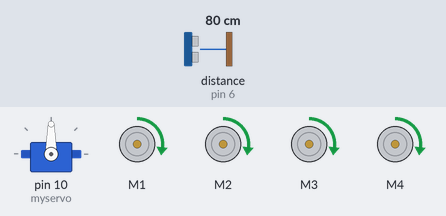
The sketch below on a simulated Arduino Uno, built with avr-gcc and run on an emulated ATmega328P. Parts: servo, 4 × DC motor (green arrow = forward, orange = backward, longer = faster). The inputs (shaded band) are chosen by the test bench; at power-on: distance to the obstacle (sensor on pin 6) 80 cm. The echo pulse lasts 58.3 µs per cm. At 5.9 s the program stops and its outputs stay as they are.

Above: at 1.32 s.
2.3 s: distance to the obstacle (sensor on pin 6) set to 2 cm
At 5.4 s:
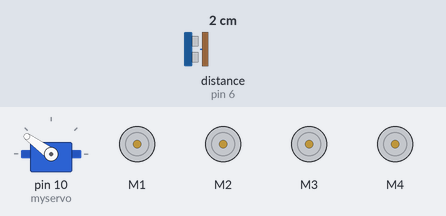
At 6.6 s:
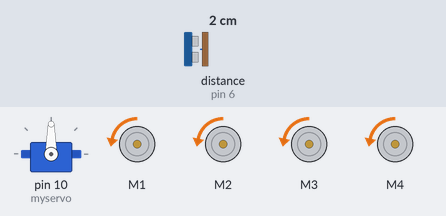
Timing chart, 0 to 7.4 s (numbered marks = the images above; inputs shaded):
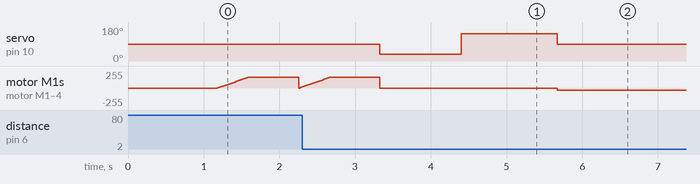

The sketch:

obstacle_avoiding_robot.ino
```cpp
#include <Servo.h>
#include <AFMotor.h>
#include <NewPing.h>

#define trig 7
#define echo 6
#define max_dist 300
#define coll_dist 30
#define max_speed 160
#define max_speed_offset 40
#define turn_dist coll_dist+20

AF_DCMotor leftMotor1(1, MOTOR12_1KHZ);
AF_DCMotor leftMotor2(2, MOTOR12_1KHZ);
AF_DCMotor rightMotor1(3, MOTOR34_1KHZ);
AF_DCMotor rightMotor2(4, MOTOR34_1KHZ);

Servo myservo;
NewPing sonar(trig,echo,max_dist);

int left_dist, right_dist;
int curDist=0;
String motorSet="";
int speedSet=0;


void setup() {
  myservo.attach(10);
  myservo.write(90);
  delay(1000);

}

void loop() {
  myservo.write(90);
  delay(100);
  curDist=readPing();
  if(curDist<coll_dist){
    changePath();
  }
  moveForward();
  delay(500);

}

void changePath(){
  moveStop();
  myservo.write(36);
  delay(500);
  right_dist=readPing();
  delay(500);
  myservo.write(144);
  delay(700);
  left_dist=readPing();
  delay(500);
  myservo.write(90);
  compareDist();

}

void compareDist(){
  if(right_dist>left_dist){
    turnRight();
  }
  else if(left_dist>right_dist){
    turnLeft();
  }
  else if(right_dist==left_dist){
    moveReverse();
    compareDist();
//    turnAround();
  }
}
int readPing(){
  delay(70);
  unsigned int uS=sonar.ping();
  int cm=uS/US_ROUNDTRIP_CM;
  return cm;
}
void moveStop(){
  // RELEASE command is used to stop the motors
  leftMotor1.run(RELEASE);
  leftMotor2.run(RELEASE);
  rightMotor1.run(RELEASE);
  rightMotor2.run(RELEASE);
}
void moveForward(){
  motorSet="Forward";
  leftMotor1.run(FORWARD);
  leftMotor2.run(FORWARD);
  rightMotor1.run(FORWARD);
  rightMotor2.run(FORWARD);
  for(speedSet=0;speedSet<max_speed;speedSet+=2){         // to increasse the speed gradually
    leftMotor1.setSpeed(speedSet);
    leftMotor2.setSpeed(speedSet);
    rightMotor1.setSpeed(speedSet);
    rightMotor2.setSpeed(speedSet);
    delay(5);
  }
}
void moveBackward(){
  motorSet="BACKWARD";
  leftMotor1.run(BACKWARD);
  leftMotor2.run(BACKWARD);
  rightMotor1.run(BACKWARD);
  rightMotor2.run(BACKWARD);
  for(speedSet=0;speedSet<max_speed;speedSet+=2){
    leftMotor1.setSpeed(speedSet);
    leftMotor2.setSpeed(speedSet);
    rightMotor1.setSpeed(speedSet);
    rightMotor2.setSpeed(speedSet);
    delay(5);
  }
}
void moveReverse(){
  motorSet="Reverse";
  leftMotor1.setSpeed(30);
  leftMotor2.setSpeed(30);
  rightMotor1.setSpeed(30);
  rightMotor2.setSpeed(30);
  leftMotor1.run(BACKWARD);
  leftMotor2.run(BACKWARD);
  rightMotor1.run(BACKWARD);
  rightMotor2.run(BACKWARD);
  delay(100);
}
void turnLeft(){
  motorSet="LEFT";
  rightMotor1.run(FORWARD);
  rightMotor2.run(FORWARD);
  leftMotor1.run(BACKWARD);
  leftMotor2.run(BACKWARD);
  leftMotor1.setSpeed(speedSet+max_speed_offset);
  leftMotor2.setSpeed(speedSet+max_speed_offset);
  motorSet="Forward";
  leftMotor1.run(FORWARD);
  leftMotor2.run(FORWARD);
  rightMotor1.run(FORWARD);
  rightMotor2.run(FORWARD);
}
void turnRight(){
  motorSet="RIGHT";
  leftMotor1.run(FORWARD);
  leftMotor2.run(FORWARD);
  rightMotor1.run(BACKWARD);
  rightMotor2.run(BACKWARD);
  rightMotor1.setSpeed(speedSet+max_speed_offset);
  rightMotor2.setSpeed(speedSet+max_speed_offset);
  delay(1500);
  motorSet="Forward";
  leftMotor1.run(FORWARD);
  leftMotor2.run(FORWARD);
  rightMotor1.run(FORWARD);
  rightMotor2.run(FORWARD);
}
void turnAround(){
  motorSet="RIGHT";
  leftMotor1.run(FORWARD);
  leftMotor2.run(FORWARD);
  rightMotor1.run(BACKWARD);
  rightMotor2.run(BACKWARD);
  rightMotor1.setSpeed(speedSet+max_speed_offset);
  rightMotor2.setSpeed(speedSet+max_speed_offset);
  delay(1700);
  motorSet="Forward";
  leftMotor1.run(FORWARD);
  leftMotor2.run(FORWARD);
  rightMotor1.run(FORWARD);
  rightMotor2.run(FORWARD);
}
```

Measured:
- after the input at 2.3 s, servo on pin 10 (myservo): 90° → 36° after 1.0 s, → 144° 1.1 s later, → 90° 1.3 s later
- by itself, motor M1–4: rises from forward 16/255 to forward 158/255 in 0.34 s, then falls to backward 30/255 in 3.0 s
